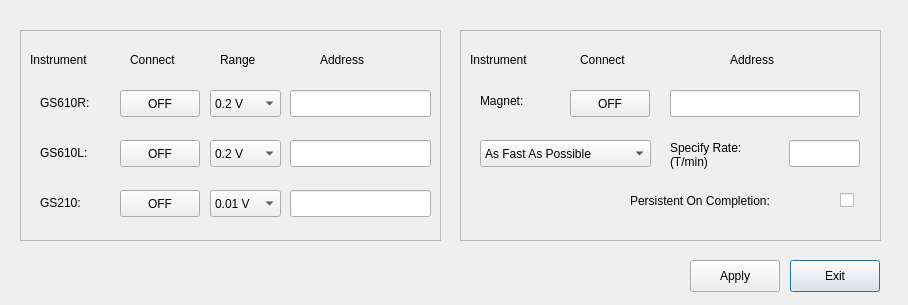
<?xml version="1.0" encoding="UTF-8"?>
<ui version="4.0">
 <class>Dialog</class>
 <widget class="QDialog" name="Dialog">
  <property name="geometry">
   <rect>
    <x>0</x>
    <y>0</y>
    <width>908</width>
    <height>305</height>
   </rect>
  </property>
  <property name="windowTitle">
   <string>Dialog</string>
  </property>
  <widget class="QFrame" name="voltage_frame">
   <property name="geometry">
    <rect>
     <x>20</x>
     <y>30</y>
     <width>421</width>
     <height>211</height>
    </rect>
   </property>
   <property name="frameShape">
    <enum>QFrame::StyledPanel</enum>
   </property>
   <property name="frameShadow">
    <enum>QFrame::Raised</enum>
   </property>
   <widget class="QLabel" name="GS610R_label">
    <property name="geometry">
     <rect>
      <x>20</x>
      <y>64</y>
      <width>67</width>
      <height>17</height>
     </rect>
    </property>
    <property name="text">
     <string>GS610R:</string>
    </property>
   </widget>
   <widget class="QPushButton" name="GS610RConnect_pushButton">
    <property name="geometry">
     <rect>
      <x>100</x>
      <y>60</y>
      <width>80</width>
      <height>27</height>
     </rect>
    </property>
    <property name="text">
     <string>OFF</string>
    </property>
    <property name="autoDefault">
     <bool>true</bool>
    </property>
    <property name="default">
     <bool>false</bool>
    </property>
   </widget>
   <widget class="QComboBox" name="GS610RRange_comboBox">
    <property name="geometry">
     <rect>
      <x>190</x>
      <y>60</y>
      <width>71</width>
      <height>27</height>
     </rect>
    </property>
    <item>
     <property name="text">
      <string>0.2 V</string>
     </property>
    </item>
    <item>
     <property name="text">
      <string>2 V</string>
     </property>
    </item>
    <item>
     <property name="text">
      <string>12 V</string>
     </property>
    </item>
    <item>
     <property name="text">
      <string>20 V</string>
     </property>
    </item>
    <item>
     <property name="text">
      <string>30 V</string>
     </property>
    </item>
    <item>
     <property name="text">
      <string>60 V</string>
     </property>
    </item>
    <item>
     <property name="text">
      <string>110 V</string>
     </property>
    </item>
   </widget>
   <widget class="QLineEdit" name="GS610RAddress_lineEdit">
    <property name="geometry">
     <rect>
      <x>270</x>
      <y>60</y>
      <width>141</width>
      <height>27</height>
     </rect>
    </property>
   </widget>
   <widget class="QPushButton" name="GS610LConnect_pushButton">
    <property name="geometry">
     <rect>
      <x>100</x>
      <y>110</y>
      <width>80</width>
      <height>27</height>
     </rect>
    </property>
    <property name="text">
     <string>OFF</string>
    </property>
    <property name="autoDefault">
     <bool>true</bool>
    </property>
   </widget>
   <widget class="QComboBox" name="GS610LRange_comboBox">
    <property name="geometry">
     <rect>
      <x>190</x>
      <y>110</y>
      <width>71</width>
      <height>27</height>
     </rect>
    </property>
    <item>
     <property name="text">
      <string>0.2 V</string>
     </property>
    </item>
    <item>
     <property name="text">
      <string>2 V</string>
     </property>
    </item>
    <item>
     <property name="text">
      <string>12 V</string>
     </property>
    </item>
    <item>
     <property name="text">
      <string>20 V</string>
     </property>
    </item>
    <item>
     <property name="text">
      <string>30 V</string>
     </property>
    </item>
    <item>
     <property name="text">
      <string>60 V</string>
     </property>
    </item>
    <item>
     <property name="text">
      <string>110 V</string>
     </property>
    </item>
   </widget>
   <widget class="QLabel" name="GS610L_label">
    <property name="geometry">
     <rect>
      <x>20</x>
      <y>114</y>
      <width>67</width>
      <height>17</height>
     </rect>
    </property>
    <property name="text">
     <string>GS610L:</string>
    </property>
   </widget>
   <widget class="QLineEdit" name="GS610LAddress_lineEdit">
    <property name="geometry">
     <rect>
      <x>270</x>
      <y>110</y>
      <width>141</width>
      <height>27</height>
     </rect>
    </property>
   </widget>
   <widget class="QLabel" name="GS210_label">
    <property name="geometry">
     <rect>
      <x>20</x>
      <y>164</y>
      <width>61</width>
      <height>17</height>
     </rect>
    </property>
    <property name="text">
     <string>GS210:</string>
    </property>
   </widget>
   <widget class="QPushButton" name="GS210Connect_pushButton">
    <property name="geometry">
     <rect>
      <x>100</x>
      <y>160</y>
      <width>80</width>
      <height>27</height>
     </rect>
    </property>
    <property name="text">
     <string>OFF</string>
    </property>
    <property name="autoDefault">
     <bool>true</bool>
    </property>
   </widget>
   <widget class="QComboBox" name="GS210Range_comboBox">
    <property name="geometry">
     <rect>
      <x>190</x>
      <y>160</y>
      <width>71</width>
      <height>27</height>
     </rect>
    </property>
    <item>
     <property name="text">
      <string>0.01 V</string>
     </property>
    </item>
    <item>
     <property name="text">
      <string>0.1 V</string>
     </property>
    </item>
    <item>
     <property name="text">
      <string>1 V</string>
     </property>
    </item>
    <item>
     <property name="text">
      <string>10 V</string>
     </property>
    </item>
    <item>
     <property name="text">
      <string>30 V</string>
     </property>
    </item>
   </widget>
   <widget class="QLineEdit" name="GS210Address_lineEdit">
    <property name="geometry">
     <rect>
      <x>270</x>
      <y>160</y>
      <width>141</width>
      <height>27</height>
     </rect>
    </property>
   </widget>
   <widget class="QLabel" name="voltageInstrument_label">
    <property name="geometry">
     <rect>
      <x>10</x>
      <y>20</y>
      <width>81</width>
      <height>20</height>
     </rect>
    </property>
    <property name="text">
     <string>Instrument</string>
    </property>
   </widget>
   <widget class="QLabel" name="voltageConnect_label">
    <property name="geometry">
     <rect>
      <x>110</x>
      <y>20</y>
      <width>67</width>
      <height>20</height>
     </rect>
    </property>
    <property name="text">
     <string>Connect</string>
    </property>
   </widget>
   <widget class="QLabel" name="voltageRange_label">
    <property name="geometry">
     <rect>
      <x>200</x>
      <y>20</y>
      <width>67</width>
      <height>20</height>
     </rect>
    </property>
    <property name="text">
     <string>Range</string>
    </property>
   </widget>
   <widget class="QLabel" name="voltageAddress_label">
    <property name="geometry">
     <rect>
      <x>300</x>
      <y>20</y>
      <width>67</width>
      <height>20</height>
     </rect>
    </property>
    <property name="text">
     <string>Address</string>
    </property>
   </widget>
  </widget>
  <widget class="QFrame" name="Magnet_frame">
   <property name="geometry">
    <rect>
     <x>460</x>
     <y>30</y>
     <width>421</width>
     <height>211</height>
    </rect>
   </property>
   <property name="frameShape">
    <enum>QFrame::StyledPanel</enum>
   </property>
   <property name="frameShadow">
    <enum>QFrame::Raised</enum>
   </property>
   <widget class="QLabel" name="Magnet_label">
    <property name="geometry">
     <rect>
      <x>20</x>
      <y>56</y>
      <width>67</width>
      <height>30</height>
     </rect>
    </property>
    <property name="text">
     <string>Magnet:</string>
    </property>
   </widget>
   <widget class="QPushButton" name="MagnetConnect_pushButton">
    <property name="geometry">
     <rect>
      <x>110</x>
      <y>60</y>
      <width>80</width>
      <height>27</height>
     </rect>
    </property>
    <property name="text">
     <string>OFF</string>
    </property>
    <property name="autoDefault">
     <bool>true</bool>
    </property>
    <property name="default">
     <bool>false</bool>
    </property>
    <property name="flat">
     <bool>false</bool>
    </property>
   </widget>
   <widget class="QLineEdit" name="MagnetAddress_lineEdit">
    <property name="geometry">
     <rect>
      <x>210</x>
      <y>60</y>
      <width>190</width>
      <height>27</height>
     </rect>
    </property>
   </widget>
   <widget class="QLineEdit" name="MagnetRate_lineEdit">
    <property name="geometry">
     <rect>
      <x>329</x>
      <y>110</y>
      <width>71</width>
      <height>27</height>
     </rect>
    </property>
   </widget>
   <widget class="QLabel" name="MagnetRate_label">
    <property name="geometry">
     <rect>
      <x>210</x>
      <y>110</y>
      <width>111</width>
      <height>30</height>
     </rect>
    </property>
    <property name="text">
     <string>Specify Rate:
(T/min)</string>
    </property>
   </widget>
   <widget class="QComboBox" name="MagnetSweepMode_comboBox">
    <property name="geometry">
     <rect>
      <x>20</x>
      <y>110</y>
      <width>171</width>
      <height>27</height>
     </rect>
    </property>
    <item>
     <property name="text">
      <string>As Fast As Possible</string>
     </property>
    </item>
    <item>
     <property name="text">
      <string>Specify Rate</string>
     </property>
    </item>
   </widget>
   <widget class="QLabel" name="MagnetInstrument_label">
    <property name="geometry">
     <rect>
      <x>10</x>
      <y>20</y>
      <width>81</width>
      <height>20</height>
     </rect>
    </property>
    <property name="text">
     <string>Instrument</string>
    </property>
   </widget>
   <widget class="QLabel" name="MagnetConnect_label">
    <property name="geometry">
     <rect>
      <x>120</x>
      <y>20</y>
      <width>67</width>
      <height>20</height>
     </rect>
    </property>
    <property name="text">
     <string>Connect</string>
    </property>
   </widget>
   <widget class="QLabel" name="MagnetAddress_label">
    <property name="geometry">
     <rect>
      <x>270</x>
      <y>20</y>
      <width>67</width>
      <height>20</height>
     </rect>
    </property>
    <property name="text">
     <string>Address</string>
    </property>
   </widget>
   <widget class="QLabel" name="MagnetPOC_label">
    <property name="geometry">
     <rect>
      <x>170</x>
      <y>160</y>
      <width>201</width>
      <height>21</height>
     </rect>
    </property>
    <property name="text">
     <string>Persistent On Completion:</string>
    </property>
   </widget>
   <widget class="QCheckBox" name="MagnetPOC_checkBox">
    <property name="geometry">
     <rect>
      <x>380</x>
      <y>160</y>
      <width>20</width>
      <height>20</height>
     </rect>
    </property>
    <property name="text">
     <string/>
    </property>
   </widget>
  </widget>
  <widget class="QPushButton" name="exit_pushButton">
   <property name="geometry">
    <rect>
     <x>790</x>
     <y>260</y>
     <width>90</width>
     <height>32</height>
    </rect>
   </property>
   <property name="text">
    <string>Exit</string>
   </property>
   <property name="default">
    <bool>true</bool>
   </property>
  </widget>
  <widget class="QPushButton" name="apply_pushButton">
   <property name="geometry">
    <rect>
     <x>690</x>
     <y>260</y>
     <width>90</width>
     <height>32</height>
    </rect>
   </property>
   <property name="text">
    <string>Apply</string>
   </property>
  </widget>
 </widget>
 <tabstops>
  <tabstop>GS610RConnect_pushButton</tabstop>
  <tabstop>GS610RRange_comboBox</tabstop>
  <tabstop>GS610RAddress_lineEdit</tabstop>
  <tabstop>GS610LConnect_pushButton</tabstop>
  <tabstop>GS610LRange_comboBox</tabstop>
  <tabstop>GS610LAddress_lineEdit</tabstop>
  <tabstop>GS210Connect_pushButton</tabstop>
  <tabstop>GS210Range_comboBox</tabstop>
  <tabstop>GS210Address_lineEdit</tabstop>
  <tabstop>MagnetConnect_pushButton</tabstop>
  <tabstop>MagnetAddress_lineEdit</tabstop>
  <tabstop>MagnetSweepMode_comboBox</tabstop>
  <tabstop>MagnetRate_lineEdit</tabstop>
  <tabstop>MagnetPOC_checkBox</tabstop>
  <tabstop>apply_pushButton</tabstop>
  <tabstop>exit_pushButton</tabstop>
 </tabstops>
 <resources/>
 <connections/>
</ui>
